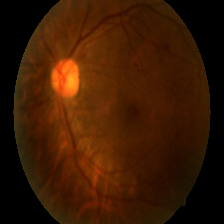
#> input picture RetinaDataset/Severe.png, 224 x 224 px
$ jupyter execute EdgeDetection.ipynb
#> lines starting #> are read from the running program, lines starting #| are printed output that depends on the picture; after the words box and inside, x2 and y2 are one past the last pixel; in counts of white or black regions, pixels touching at a corner belong together
[cell 1]
import cv2 as cv
import matplotlib.pyplot as plt
import numpy as np

[cell 2]
img = cv.imread("./RetinaDataset/Severe.png")
#> img is the input picture: shape (224, 224, 3); mean B, G, R 2.5, 25.7, 59.3

[cell 3]
gray = cv.cvtColor(img, cv.COLOR_BGR2GRAY)
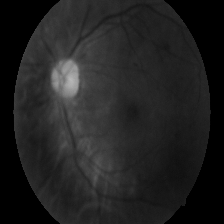
#> gray: shape (224, 224); min 0, max 183, mean 33.1

[cell 4]
#Laplacian
lap = cv.Laplacian(gray, cv.CV_64F)
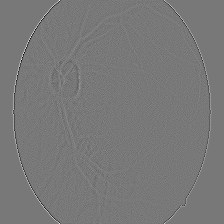
#> lap: shape (224, 224) float64; min -145, max 161, mean 0; drawn with min black and max white
lap = np.uint8(np.absolute(lap))
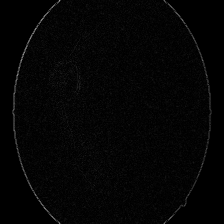
#> lap: shape (224, 224); min 0, max 161, mean 4.4

[cell 5]
cv.imshow("LAP", lap)
cv.waitKey(0)

[cell 6]
#Sobel
sobelx = cv.Sobel(gray, cv.CV_64F, 1, 0)
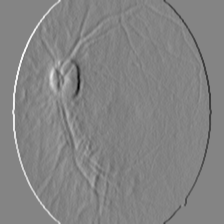
#> sobelx: shape (224, 224) float64; min -279, max 259, mean 0; drawn with min black and max white
sobely = cv.Sobel(gray, cv.CV_64F, 0, 1)
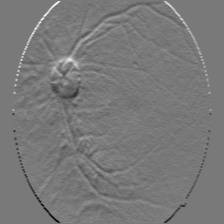
#> sobely: shape (224, 224) float64; min -169, max 186, mean -0.1; drawn with min black and max white
cv.imshow("sobelx", sobelx)
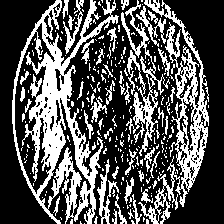
#> window 'sobelx': shape (224, 224); 33.1% white; 293 white regions (245 under 20 px), largest, box (x1, y1, x2, y2) and area: (12, 0, 119, 224) 7106, (138, 0, 209, 224) 3668, (121, 0, 170, 156) 1601
cv.imshow("sobely", sobely)
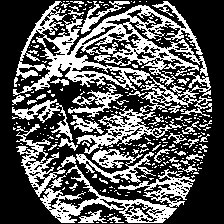
#> window 'sobely': shape (224, 224); 35.2% white; 279 white regions (236 under 20 px), largest, box (x1, y1, x2, y2) and area: (13, 1, 212, 117) 7371, (40, 165, 195, 223) 2638, (16, 124, 156, 197) 2098
cv.waitKey(0)

[cell 7]
merged = cv.bitwise_or(sobelx, sobely)
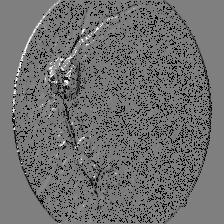
#> merged: shape (224, 224) float64; 10.77% of the values are NaN or infinite; the others: min -510, max 510, mean -14.12; drawn with min black, max white, NaN and infinite black
cv.imshow("sobel", merged)
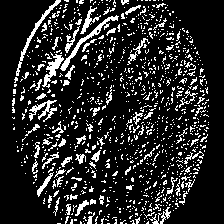
#> window 'sobel': shape (224, 224); 15.7% white in thin lines or dots, all inside (x1, y1, x2, y2) = (12, 0, 209, 224)
cv.waitKey(0)

[cell 8]
#canny
cany = cv.Canny(gray, 150, 175)
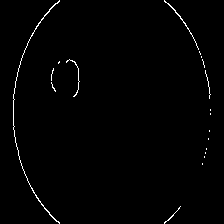
#> cany: shape (224, 224); 1% white in thin lines or dots, all inside (x1, y1, x2, y2) = (13, 0, 211, 224)
cv.imshow("canny", cany)
cv.waitKey(0)
